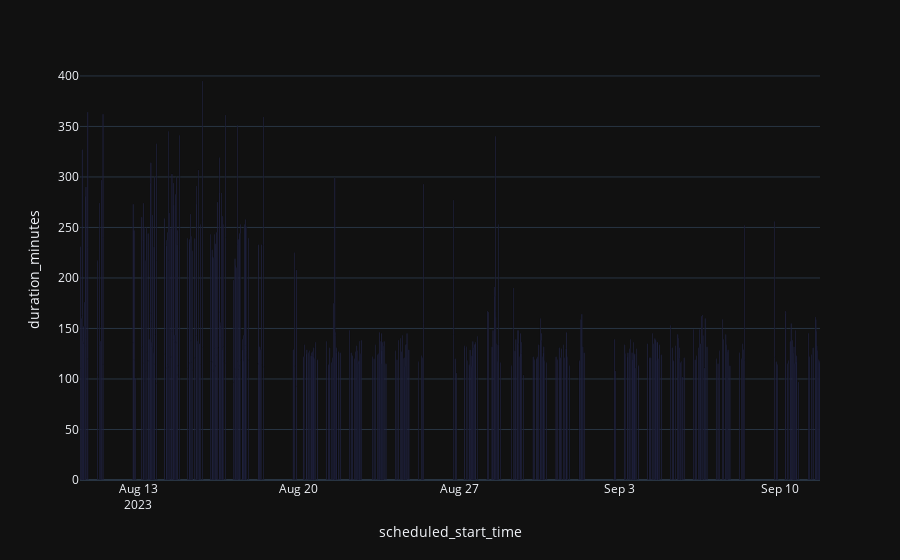

Write notebook code for a chart like this one.
### Code cell
px.bar(df, x='scheduled_start_time', y='duration_minutes')

### Figure 1 — Plotly figure (JSON) as saved in the notebook; plotly's stock layout.template omitted (floating-point values rounded to 4 significant figures; data arrays with more than 128 entries replaced by an {"elided": "..."} marker saying what was removed)
{"data": [{"alignmentgroup": "True", "hovertemplate": "scheduled_start_time=%{x}<br>duration_minutes=%{y}<extra></extra>", "legendgroup": "", "marker": {"color": "#636efa", "pattern": {"shape": ""}}, "name": "", "offsetgroup": "", "orientation": "v", "showlegend": false, "textposition": "auto", "x": {"elided": "453 str values"}, "xaxis": "x", "y": {"elided": "453 int values"}, "yaxis": "y", "type": "bar"}], "layout": {"xaxis": {"anchor": "y", "domain": [0.0, 1.0], "title": {"text": "scheduled_start_time"}}, "yaxis": {"anchor": "x", "domain": [0.0, 1.0], "title": {"text": "duration_minutes"}}, "legend": {"tracegroupgap": 0}, "margin": {"t": 60}, "barmode": "relative"}}
